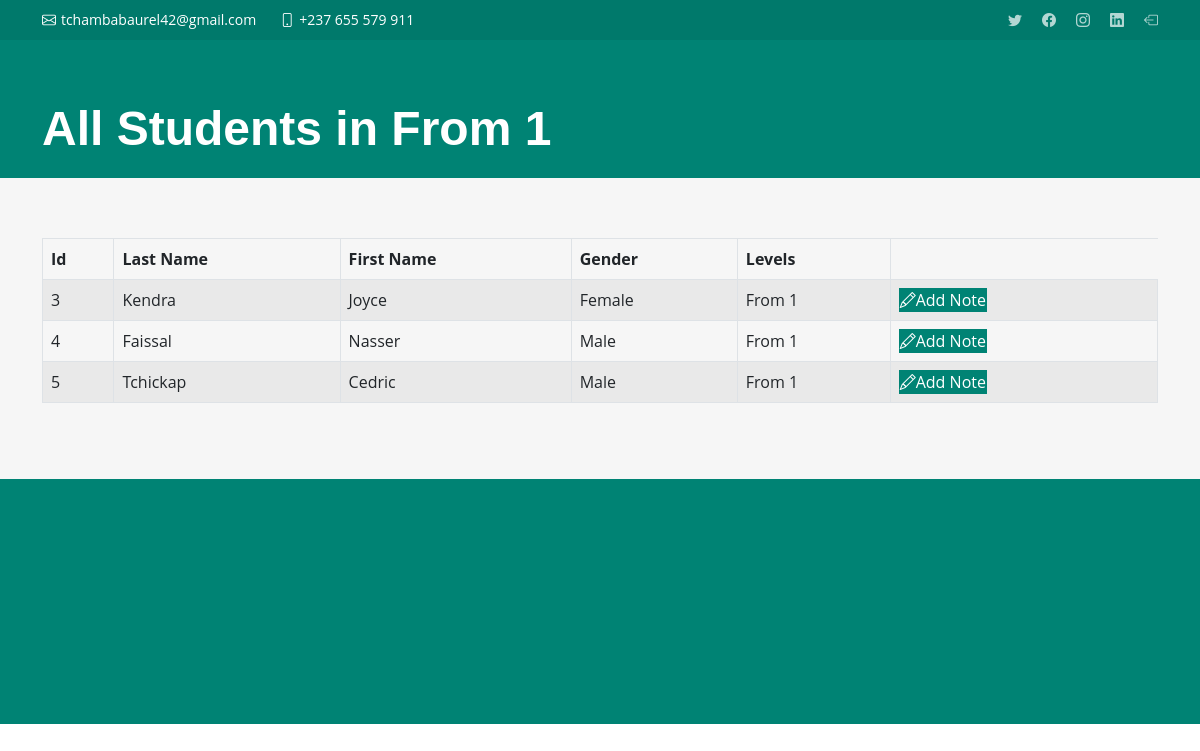
Page /Php/studentsNote.php?id=1 on the committed database.
### tables this page shows
CREATE TABLE `student` (
  `Id` int(11) NOT NULL,
  `Pseudo` varchar(20) NOT NULL,
  `Last_Name` varchar(50) NOT NULL,
  `First_Name` varchar(50) NOT NULL,
  `Gender` varchar(7) NOT NULL,
  `Levels` varchar(20) NOT NULL,
  `Birthday` varchar(11) NOT NULL,
  `Pwd` varchar(255) NOT NULL
);

### Php/studentsNote.php (the view, shortened to what this page needs)
<?php
  $class = $_GET['id'];
?>
<!DOCTYPE html>
<html lang="en">
<head>
  <link href="../Impact/assets/vendor/bootstrap/css/bootstrap.min.css" rel="stylesheet">
  <link href="../Impact/assets/vendor/bootstrap-icons/bootstrap-icons.css" rel="stylesheet">
  <link href="../Impact/assets/vendor/aos/aos.css" rel="stylesheet">
  <link href="../Impact/assets/vendor/glightbox/css/glightbox.min.css" rel="stylesheet">
  <link href="../Impact/assets/vendor/swiper/swiper-bundle.min.css" rel="stylesheet">
  <link href="../bootstrap/css/css.css" rel="stylesheet">
  <link href="../Impact/assets/css/main.css" rel="stylesheet">
</head>
<body>
  <section id="topbar" class="topbar d-flex align-items-center">
    <div class="container d-flex justify-content-center justify-content-md-between">
      <div class="contact-info d-flex align-items-center">
        <i class="bi bi-envelope d-flex align-items-center"><a href="mailto:contact@example.com">tchambabaurel42@gmail.com</a></i>
        <i class="bi bi-phone d-flex align-items-center ms-4"><span>+237 655 579 911</span></i>
      </div>
      <div class="social-links d-none d-md-flex align-items-center">
        <a href="#" class="twitter"><i class="bi bi-twitter"></i></a>
        <a href="#" class="facebook"><i class="bi bi-facebook"></i></a>
        <a href="#" class="instagram"><i class="bi bi-instagram"></i></a>
        <a href="#" class="linkedin"><i class="bi bi-linkedin"></i></i></a>
        <a href="index.php" class="logOut"><i class="bi bi-box-arrow-left" title="Log Out" ></i></i></a>
      </div>
    </div>
  </section>
  <section id="hero" class="hero">
    <div class="container position-relative">
      <div class="row gy-5" data-aos="fade-in">
        <div class="col-lg-6 order-2 order-lg-1 d-flex flex-column justify-content-center text-center text-lg-start">
          <h2>All Students in <?php
            switch($class)
            {
              case 1 : echo 'From 1';break;
            }
          ?></h2>
        </div>
      </div>
    </div>
    <section id="recent-posts" class="recent-posts sections-bg">
      <div class="container" data-aos="fade-up">
      <?php
require_once "config.php";
                    switch($class)
                    {
                      case 1 : $sql = "SELECT * FROM student WHERE Levels = 'From 1'";
                      break;
                    }
                    if($result = mysqli_query($link, $sql)){
                        if(mysqli_num_rows($result) > 0){
                            echo '<table class="table table-bordered table-striped">';
                                echo "<thead>";
                                    echo "<tr>";
                                        echo "<th>Id</th>";
                                        echo "<th>Last Name</th>";
                                        echo "<th>First Name</th>";
                                        echo "<th>Gender</th>";
                                        echo "<th>Levels</th>";
                                    echo "</tr>";
                                echo "</thead>";
                                echo "<tbody>";
                                while($row = mysqli_fetch_array($result)){
                                    echo "<tr>";
                                        echo "<td>" . $row['Id'] . "</td>";
                                        echo "<td>" . $row['Last_Name'] . "</td>";
                                        echo "<td>" . $row['First_Name'] . "</td>";
                                        echo "<td>" . $row['Gender'] . "</td>";
                                        echo "<td>" . $row['Levels'] . "</td>";
                                        echo "<td>";
                                            echo '<a href="N_update.php?id='. $row['Id'] .'" class="me-3" ><span class="bi bi-pencil" id="edit">Add Note</span></a>';
                                        echo "</td>";
                                    echo "</tr>";
                                }
                                echo "</tbody>";
                            echo "</table>";
                        } else{
                            echo '<div class="alert alert-danger"><em>No student in this class</em></div>';
                        }
                    } else{
                        echo "Oops! An error has occurred.";
                    }
                    ?>
      </div>
    </section>
    <section id="contact" class="contact">
    </section>
  <footer id="footer" class="footer">
    <div class="container">
      <div class="row gy-4">
        <div class="col-lg-5 col-md-12 footer-info">
        </div>
        </div>
      </div>
  </footer>
</body>
</html>

### Impact/assets/css/main.css (style rules this page uses)
:root { --font-default: "Open Sans", system-ui, -apple-system, "Segoe UI", Roboto, "Helvetica Neue", Arial, "Noto Sans", "Liberation Sans", sans-serif, "Apple Color Emoji", "Segoe UI Emoji", "Segoe UI Symbol", "Noto Color Emoji"; --font-primary: "Montserrat", sans-serif; --font-secondary: "Poppins", sans-serif; }
:root { --color-default: #222222; --color-primary: #008374; --color-secondary: #f85a40; }
:root { scroll-behavior: smooth; }
body { font-family: var(--font-default); color: var(--color-default); }
a { color: var(--color-primary); text-decoration: none; }
h1, h2, h3, h4, h5, h6 { font-family: var(--font-primary); }
section { padding: 60px 0; overflow: hidden; }
.sections-bg { background-color: #f6f6f6; }
.topbar { background: #00796b; height: 40px; font-size: 14px; transition: all 0.5s; color: #fff; padding: 0; }
.topbar .contact-info i { font-style: normal; color: #fff; line-height: 0; }
.topbar .contact-info i a, .topbar .contact-info i span { padding-left: 5px; color: #fff; }
.topbar .contact-info i a { line-height: 0; transition: 0.3s; }
.topbar .social-links a { color: rgba(255, 255, 255, 0.7); line-height: 0; transition: 0.3s; margin-left: 20px; }
section { scroll-margin-top: 70px; }
.hero { width: 100%; position: relative; background: var(--color-primary); padding: 60px 0 0 0; }
.hero h2 { font-size: 48px; font-weight: 700; margin-bottom: 20px; color: #fff; }
.footer { font-size: 14px; background-color: var(--color-primary); padding: 50px 0; color: white; }

### rows in the picture
student: Id "3", Last_Name "Kendra", First_Name "Joyce", Gender "Female", Levels "From 1"
student: Id "4", Last_Name "Faissal", First_Name "Nasser", Gender "Male", Levels "From 1"
student: Id "5", Last_Name "Tchickap", First_Name "Cedric", Gender "Male", Levels "From 1"
